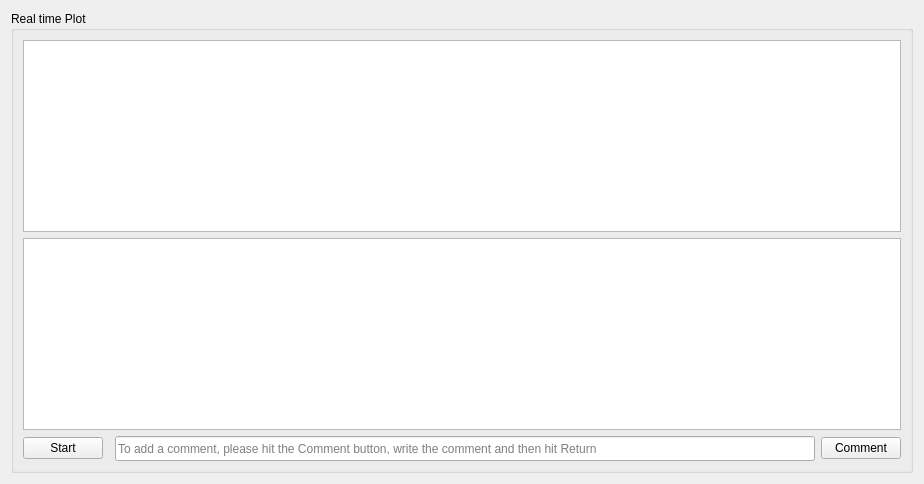
      <widget class="QWidget" name="pageGlucose">
       <layout class="QGridLayout" name="gridLayout_6">
        <item row="0" column="0">
         <layout class="QGridLayout" name="gridLayout_2">
          <item row="0" column="0">
           <widget class="QGroupBox" name="groupBox">
            <property name="title">
             <string>Real time Plot</string>
            </property>
            <layout class="QGridLayout" name="gridLayout_5">
             <item row="3" column="0">
              <widget class="QPushButton" name="pushButtonDisableTableLog">
               <property name="styleSheet">
                <string notr="true">:checked {background-color: rgb(127, 255, 0) ;}</string>
               </property>
               <property name="text">
                <string>Start</string>
               </property>
               <property name="checkable">
                <bool>true</bool>
               </property>
               <property name="checked">
                <bool>false</bool>
               </property>
              </widget>
             </item>
             <item row="3" column="3">
              <widget class="QPushButton" name="pushButtonComment">
               <property name="text">
                <string>Comment</string>
               </property>
              </widget>
             </item>
             <item row="3" column="2">
              <widget class="QLineEdit" name="lineEditComment">
               <property name="minimumSize">
                <size>
                 <width>700</width>
                 <height>25</height>
                </size>
               </property>
               <property name="placeholderText">
                <string>To add a comment, please hit the Comment button, write the comment and then hit Return</string>
               </property>
               <property name="clearButtonEnabled">
                <bool>true</bool>
               </property>
              </widget>
             </item>
             <item row="1" column="0" colspan="4">
              <widget class="PlotWidget" name="graphicsViewRT_full"/>
             </item>
             <item row="0" column="0" colspan="4">
              <widget class="PlotWidget" name="graphicsViewRT"/>
             </item>
             <item row="3" column="1">
              <spacer name="horizontalSpacer">
               <property name="orientation">
                <enum>Qt::Horizontal</enum>
               </property>
               <property name="sizeHint" stdset="0">
                <size>
                 <width>0</width>
                 <height>0</height>
                </size>
               </property>
              </spacer>
             </item>
            </layout>
           </widget>
          </item>
         </layout>
        </item>
       </layout>
      </widget>
